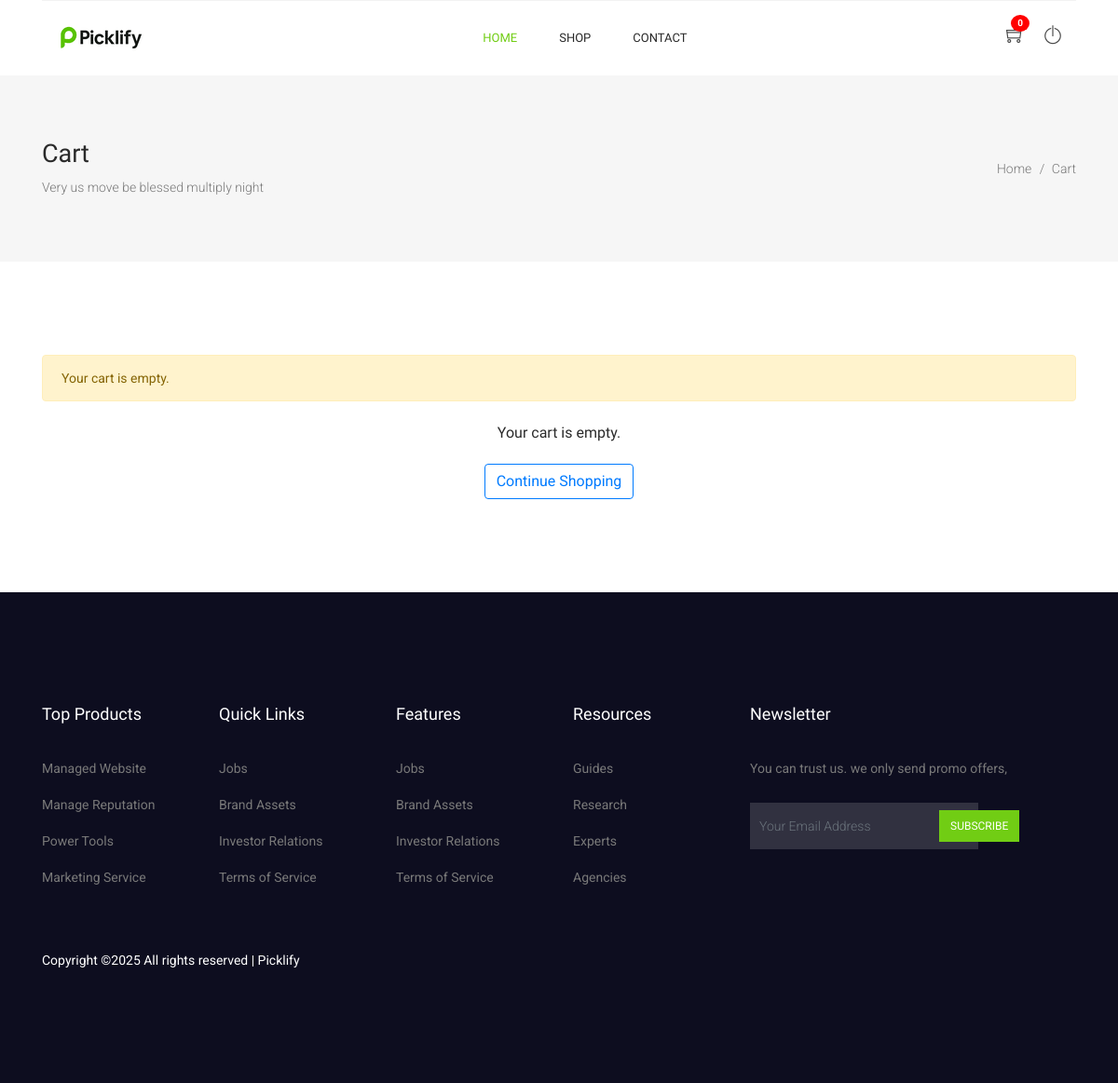
Page /accounts/cart/ (signed in) on the earlier database version.
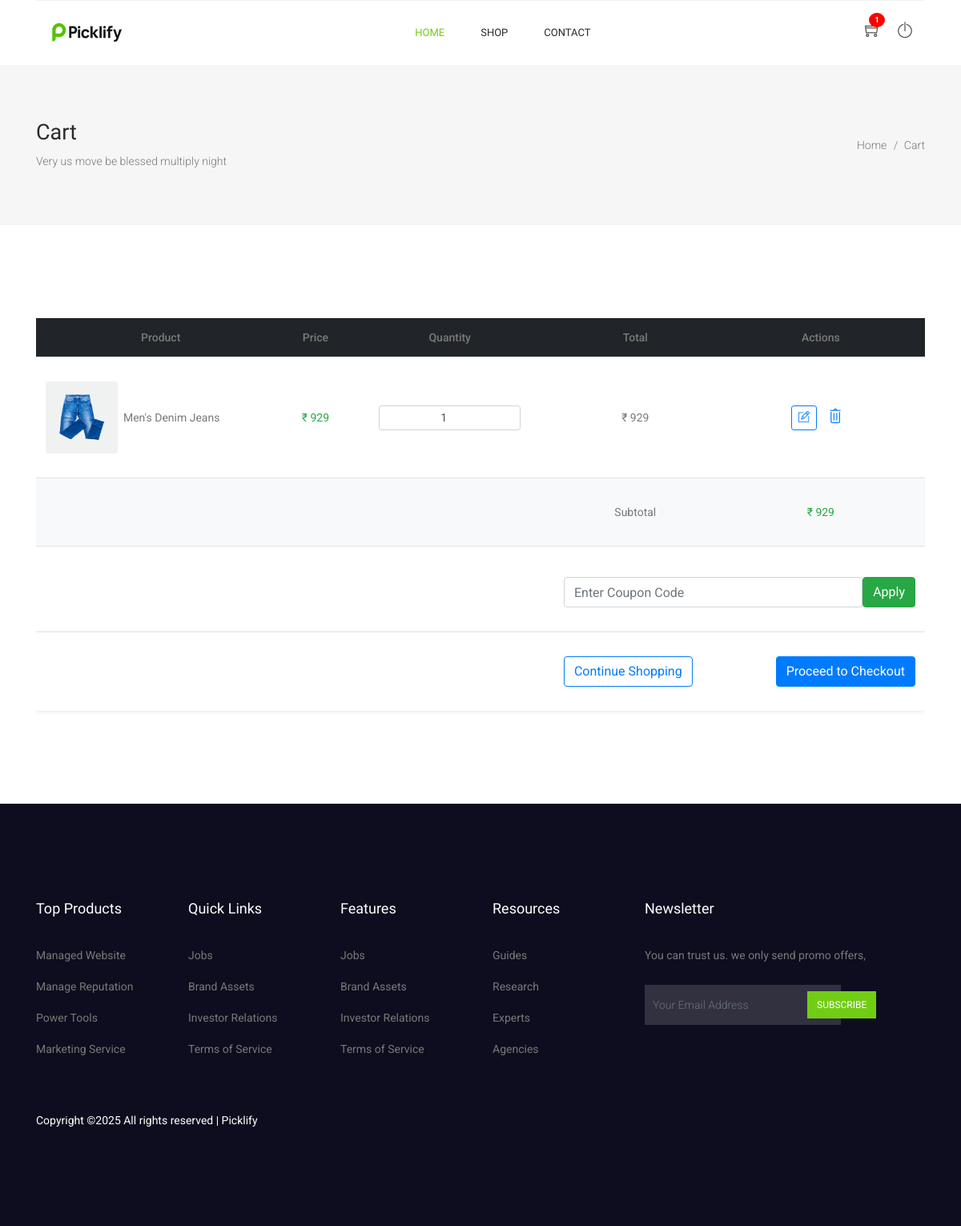
Same page on the later database version.
### accounts/models.py (models this page shows)
class Profile(BaseModel):
    user = models.OneToOneField(User , on_delete=models.CASCADE , related_name="profile")
    is_email_verified = models.BooleanField(default=False)
    email_token = models.CharField(max_length=100 , null=True , blank=True)
    profile_image = models.ImageField(upload_to = 'profile')
    def get_cart_count(self):
        count = CartItems.objects.filter(cart__is_paid=False, cart__user=self.user).count()
        return count

class CartItems(BaseModel):
    cart = models.ForeignKey(Cart , on_delete=models.CASCADE, related_name='cart_items')
    product = models.ForeignKey(Product, on_delete=models.SET_NULL, null=True, blank=True)
    color_variant = models.ForeignKey(ColorVariant, on_delete=models.SET_NULL, null=True, blank=True)
    size_variant = models.ForeignKey(SizeVariant, on_delete=models.SET_NULL, null=True, blank=True)
    quantity = models.PositiveIntegerField(default=1)
    def get_product_price(self):
        price = [self.product.price]
        if self.color_variant:
            price.append(self.color_variant.price)
        if self.size_variant:
            price.append(self.size_variant.price)
        return sum(price)
    def get_total_price(self):
        return self.get_product_price() * self.quantity

class Cart(BaseModel):
    user = models.ForeignKey(User , on_delete=models.CASCADE, related_name='carts')
    coupon = models.ForeignKey(Coupon, on_delete=models.SET_NULL, null=True, blank=True)
    is_paid = models.BooleanField(default=False)
    def get_cart_total(self):
        total = 0
        for item in self.cart_items.all():
            total += item.get_total_price()
        if self.coupon:
            if self.coupon.minimum_amount < total:
                return total - self.coupon.discount_price
        return total

### products/models.py (models this page shows, shortened)
class Product(BaseModel):
    product_name = models.CharField(max_length=100)
    slug = models.SlugField(unique=True, null=True, blank=True)
    category = models.ForeignKey(Category, on_delete=models.CASCADE, related_name="products")
    price = models.IntegerField()
    product_description = models.TextField()
    color_variant = models.ManyToManyField(ColorVariant, blank=True)
    size_variant = models.ManyToManyField(SizeVariant, blank=True)

class ProductImage(BaseModel):
    product = models.ForeignKey(Product, on_delete=models.CASCADE, related_name="product_images")
    image = models.ImageField(upload_to="product")

class ColorVariant(BaseModel):
    color_name = models.CharField(max_length=100)
    price = models.IntegerField(default=0)

class SizeVariant(BaseModel):
    size_name = models.CharField(max_length=100)
    price = models.IntegerField(default=0)

### accounts/views.py (the view, shortened to what this page needs)
# urls.py: path('cart/', cart, name="cart"),
def cart(request):
    cart = None
    cart_items = []
    if request.user.is_authenticated:
        cart = Cart.objects.filter(user=request.user, is_paid=False).first()
        if cart:
            cart_items = CartItems.objects.filter(cart=cart)
        else:
            messages.warning(request, "Your cart is empty.")
    else:
        messages.warning(request, "Please log in to view your cart.")
    context = {
        'cart': cart,
        'cart_items': cart_items,
        'coupon': cart.coupon if cart else None
    }
    return render(request, 'cart/cart.html', context)

### templates/cart/cart.html (shortened to what the changed rows need)
{% extends 'base/base.html' %}
{% load static %}
{% block content %}
<section class="banner_area">
  <div class="banner_inner d-flex align-items-center">
    <div class="container">
      <div class="banner_content d-md-flex justify-content-between align-items-center">
        <div class="mb-3 mb-md-0">
          <h2>Cart</h2>
        </div>
      </div>
    </div>
  </div>
</section>
<section class="cart_area">
  <div class="container">
    <div class="cart_inner">
      <div class="table-responsive">
        {% include "base/alert.html" %}
        {% if cart and cart_items %}
        <table class="table table-hover align-middle text-center">
          <div class="table-responsive">
            <table class="table table-hover align-middle text-center shadow-sm rounded bg-white">
              <thead class="table-dark">
                <tr>
                  <th scope="col">Product</th>
                  <th scope="col">Price</th>
                  <th scope="col">Quantity</th>
                  <th scope="col">Total</th>
                  <th scope="col">Actions</th>
                </tr>
              </thead>
              <tbody class="table-group-divider">
                {% for item in cart_items %}
                <form method="POST" action="{% url 'update_cart' %}">
                  <tr class="align-middle">
                    <td>
                      <div class="d-flex align-items-center gap-3">
                        <img src="{{ item.product.product_images.first.image.url }}" alt="{{ item.product.product_name }}" class="img-fluid rounded" style="width: 90px; height: 90px; object-fit: cover;">&nbsp;&nbsp;
                        <div class="text-start">
                          <p class="mb-0 fw-semibold">{{ item.product.product_name }}</p>
                        </div>
                      </div>
                    </td>
                    <td>
                      <span class="fw-bold text-success">₹ {{ item.get_product_price }}</span>
                    </td>
                    <td>
                      <div class="input-group input-group-sm w-75 mx-auto">
                        <input type="number" class="form-control text-center" name="quantity" value="{{ item.quantity }}" min="1">
                      </div>
                    </td>
                    <td>
                      <span class="fw-bold">₹ {{ item.get_total_price }}</span>
                    </td>
                    <td>
                      <button type="submit" name="update" class="btn btn-sm btn-outline-primary me-1">
                        <i class="ti-pencil-alt"></i>
                      </button>
                      <a href="{% url 'remove_from_cart' item.uid %}" class="btn btn-sm">
                        <i class="ti-trash icon-large"></i>
                      </a>
                    </td>
                  </tr>
                </form>
                {% endfor %}
                <tr class="border-top bg-light">
                  <td colspan="3"></td>
                  <td class="fw-semibold">Subtotal</td>
                  <td class="fw-bold text-success">₹ {{ cart.get_cart_total }}</td>
                </tr>
                <tr>
                  <td colspan="3"></td>
                  <td colspan="2">
                    <form method="POST" action="" class="d-flex justify-content-end align-items-center gap-2 mt-2">
                      <input type="text" name="coupon" class="form-control" placeholder="Enter Coupon Code">
                      <button type="submit" class="btn btn-success">Apply</button>
                    </form>
                  </td>
                </tr>
                <tr>
                  <td colspan="3"></td>
                  <td colspan="2">
                    <div class="d-flex justify-content-between">
                      <a class="btn btn-outline-primary" href="{% url 'index' %}">Continue Shopping</a>
                      <a class="btn btn-primary" href="{% url "checkout" %}">Proceed to Checkout</a>
                    </div>
                  </td>
                </tr>
          </tbody>
        </table>
        {% else %}
          <div class="text-center mt-4">
            <h5>Your cart is empty.</h5>
            <a class="btn btn-outline-primary mt-3" href="{% url 'index' %}">Continue Shopping</a>
          </div>
        {% endif %}
      </div>
    </div>
  </div>
</section>
{% endblock %}

### templates/base/base.html (shortened to what this page needs)
{% load static %}
<!DOCTYPE html>
<html lang="en">
<head>
  <link rel="stylesheet" href="{% static "css/bootstrap.css" %}" />
  <link rel="stylesheet" href="{% static "vendors/linericon/style.css" %}" />
  <link rel="stylesheet" href="{% static "css/font-awesome.min.css" %}" />
  <link rel="stylesheet" href="{% static "css/themify-icons.css" %}" />
  <link rel="stylesheet" href="{% static 'css/flaticon.css' %}" />
  <link rel="stylesheet" href="{% static 'vendors/owl-carousel/owl.carousel.min.css' %}" />
  <link rel="stylesheet" href="{% static 'vendors/lightbox/simpleLightbox.css' %}" />
  <link rel="stylesheet" href="{% static 'vendors/nice-select/css/nice-select.css' %}" />
  <link rel="stylesheet" href="{% static 'vendors/animate-css/animate.css' %}" />
  <link rel="stylesheet" href="{% static 'vendors/jquery-ui/jquery-ui.css' %}" />
  <link rel="stylesheet" href="{% static 'css/style.css' %}" />
  <link rel="stylesheet" href="{% static 'css/responsive.css' %}" />
</head>
<body>
  <header class="header_area">
    <div class="main_menu">
      <div class="container">
        <nav class="navbar navbar-expand-lg navbar-light w-100">
          <a class="navbar-brand logo_h" href="{% url "index" %}">
            <img src="{% static "img/main_logo.png" %}" alt="" />
          </a>
          <div class="collapse navbar-collapse offset w-100" id="navbarSupportedContent">
            <div class="row w-100 mr-0">
              <div class="col-lg-7 pr-0">
                <ul class="nav navbar-nav center_nav pull-right">
                  <li class="nav-item active">
                    <a class="nav-link" href="{% url "index" %}">Home</a>
                  </li>
                  <li class="nav-item submenu dropdown">
                    <a href="#" class="nav-link dropdown-toggle" data-toggle="dropdown" role="button" aria-haspopup="true"
                      aria-expanded="false">Shop</a>
                  </li>
                  <li class="nav-item">
                    <a class="nav-link" href="{% url "contact" %}">Contact</a>
                  </li>
                </ul>
              </div>
              <div class="col-lg-5 pr-0">
                <ul class="nav navbar-nav navbar-right right_nav pull-right">
                  <li class="nav-item">
                    {% if request.user.is_authenticated %}
                    <a href="{% url 'cart' %}" class="icons" style="position: relative;">
                        <i class="ti-shopping-cart icon-large"></i>
                        <span id="cartBadge" class="badge">{{request.user.profile.get_cart_count}}</span>
                    </a>
                    {% else %}
                    <a href="{% url 'cart' %}" class="icons" style="position: relative;">
                        <i class="ti-shopping-cart"></i>
                        <span id="cartBadge" class="badge">0</span>
                    </a>
                    {% endif %}
                  </li>
                  <li class="nav-item">
                    {% if request.user.is_authenticated %}
                      <a href="{% url 'logout' %}" class="icons" title="Logout">
                        <i class="ti-power-off icon-large" aria-hidden="true"></i>
                      </a>
                    {% else %}
                      <a href="{% url 'register' %}" class="icons">
                        <i class="ti-user icon-large" aria-hidden="true"></i>
                      </a>
                    {% endif %}
                  </li>
                </ul>
              </div>
            </div>
          </div>
        </nav>
      </div>
    </div>
  </header>
  <main>
    {% block content %} {% endblock %}
  </main>
  {% include 'base/footer.html' %}

Differences in the rows shown:
added CartItems: product.product_images.first.image (picture), product.product_name "Men's Denim Jeans", get_product_price "929", quantity "1", get_total_price "929"
added Cart: get_cart_total "929"
Other differences:
{{ request.user.profile.get_cart_count }}: "0" → "1"
text no longer shown: "Your cart is empty."
text now shown: "Product Price Quantity Total Actions Subtotal ₹ Apply Proceed to Checkout"
list line gone: "Your cart is empty."
